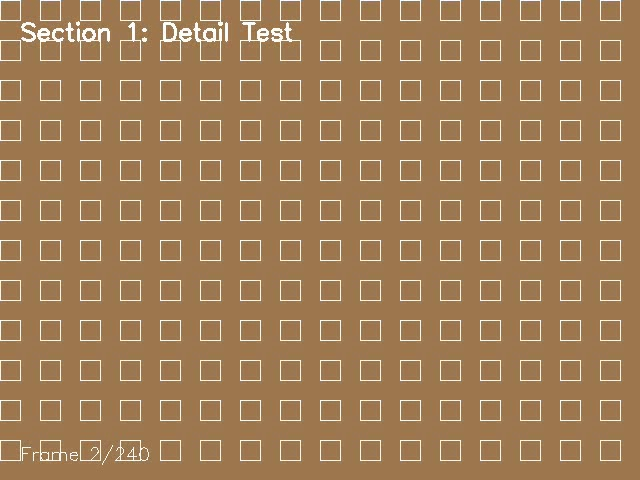
#> input picture test_export_20251003_134350/news_keyframe_000001_scene_change_0_80.jpg, 640 x 480 px
$ python -i ivp_algorithms.py   (imports and definitions only)   (older library calls are emulated)
#> lines starting #> are read from the running program, lines starting #| are printed output that depends on the picture
"""
IVP Algorithms Module

Implementation of core Image and Video Processing techniques:
- Frame Difference using MAD (Mean Absolute Difference)
- Histogram Comparison using Chi-Square distance
- Blur Detection using Variance of Laplacian
"""

import cv2
import numpy as np
import logging
import traceback
from typing import Tuple, Optional

# Configure logging
logger = logging.getLogger(__name__)


class IVPAlgorithmError(Exception):
    """Base exception for IVP algorithm errors."""
    def __init__(self, message: str, algorithm: str = None, details: str = None):
        self.message = message
        self.algorithm = algorithm
        self.details = details
        super().__init__(self.message)


class FrameDifferenceError(IVPAlgorithmError):
    """Exception for frame difference calculation errors."""
    def __init__(self, message: str, details: str = None):
        super().__init__(message, "FrameDifference", details)


class HistogramError(IVPAlgorithmError):
    """Exception for histogram comparison errors."""
    def __init__(self, message: str, details: str = None):
        super().__init__(message, "Histogram", details)


class BlurDetectionError(IVPAlgorithmError):
    """Exception for blur detection errors."""
    def __init__(self, message: str, details: str = None):
        super().__init__(message, "BlurDetection", details)


class FrameDifferenceCalculator:
    """
    Calculates Mean Absolute Difference (MAD) between consecutive frames
    for redundancy removal in video processing.
    """

    def __init__(self, threshold: float = 0.1):
        """
        Initialize the FrameDifferenceCalculator.

        Args:
            threshold: Minimum MAD score to consider frames as different (0.0-1.0)
        """
        self.threshold = threshold

    # [90 lines left out: functions calculate_mad, is_significant_change, not called in this run]

    def process_frame_sequence(self, frames: list) -> list:
        """
        Process a sequence of frames and return MAD scores for consecutive pairs.

        Args:
            frames: List of frame arrays

        Returns:
            List of MAD scores (length = len(frames) - 1)

        Raises:
            FrameDifferenceError: If frame sequence processing fails
        """
        try:
            if not frames:
                raise FrameDifferenceError("Frame list cannot be empty")

            if len(frames) < 2:
                logger.warning("Less than 2 frames provided, returning empty score list")
                return []

            mad_scores = []
            failed_calculations = 0
            max_failures = len(frames) // 4  # Allow up to 25% failures

            for i in range(len(frames) - 1):
                try:
                    score = self.calculate_mad(frames[i], frames[i + 1])
                    mad_scores.append(score)
                except Exception as e:
                    failed_calculations += 1
                    logger.warning(f"Failed to calculate MAD for frames {i}-{i+1}: {str(e)}")

                    # Use default score for failed calculations
                    mad_scores.append(0.0)

                    if failed_calculations > max_failures:
                        raise FrameDifferenceError(f"Too many failed MAD calculations: {failed_calculations}/{len(frames)-1}")

            if failed_calculations > 0:
                logger.warning(f"Frame difference processing completed with {failed_calculations} failures")

            return mad_scores

        except FrameDifferenceError:
            raise
        except Exception as e:
            logger.error(f"Unexpected error in frame sequence processing: {str(e)}")
            raise FrameDifferenceError(f"Frame sequence processing failed: {str(e)}", str(e))


class HistogramComparator:
    """
    Computes histograms and Chi-Square distance between frames
    for shot boundary detection in video processing.
    """

    # [203 lines left out: functions __init__, calculate_histogram, calculate_chi_square_distance, compare_frames, is_shot_boundary, process_frame_sequence, not called in this run]


class BlurDetector:
    """
    Calculates blur scores using Variance of Laplacian method
    for quality filtering to identify sharp vs blurry frames.
    """

    # [189 lines left out: functions __init__, calculate_blur_score, is_sharp, is_blurry, filter_sharp_frames, process_frame_sequence and 1 more, not called in this run]

>>> import cv2
>>> picture = cv2.imread('../test_export_20251003_134350/news_keyframe_000001_scene_change_0_80.jpg', cv2.IMREAD_GRAYSCALE)
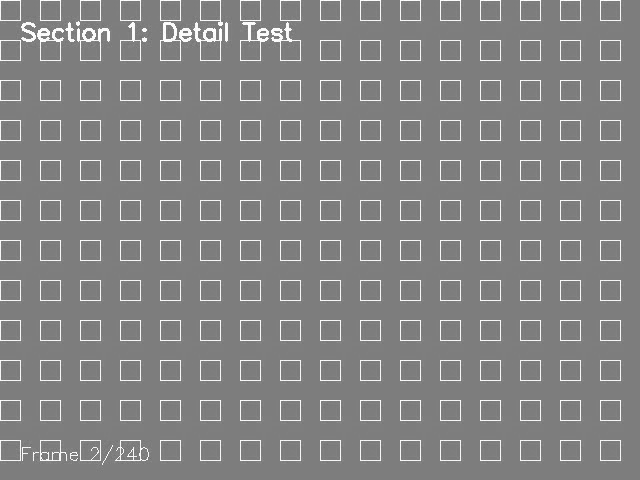
#> picture: shape (480, 640); min 112, max 255, mean 132
>>> result = FrameDifferenceCalculator().process_frame_sequence(picture)
#> (the run stopped early here; a loop or call above may not have finished)

$ run again, on test_export_20251003_134350/news_keyframe_000165_scene_change_1_00.jpg
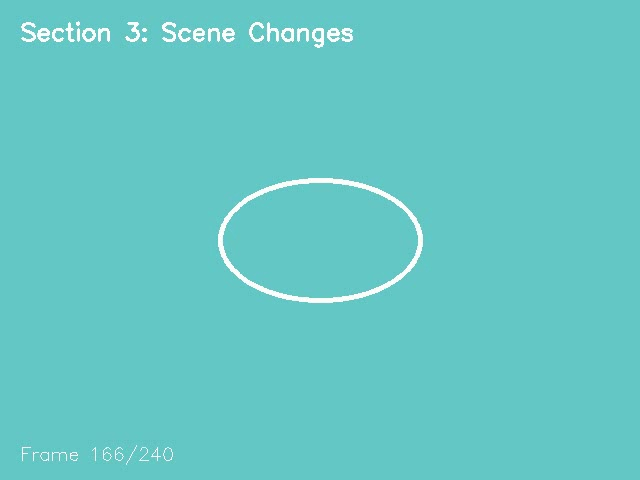
#> input picture test_export_20251003_134350/news_keyframe_000165_scene_change_1_00.jpg, 640 x 480 px
#> `picture = cv2.imread('../test_export_20251003_134350/news_keyframe_000..`:
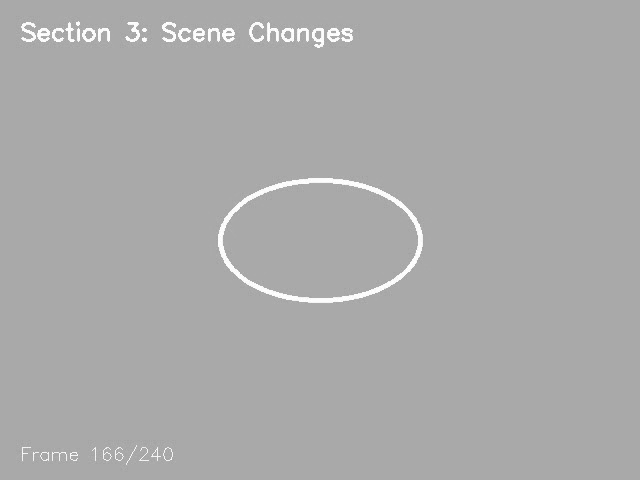
#> picture: shape (480, 640); min 157, max 255, mean 170.3

$ run again, on test_export_20251003_134350/news_keyframe_000060_headline_change_0_69.jpg
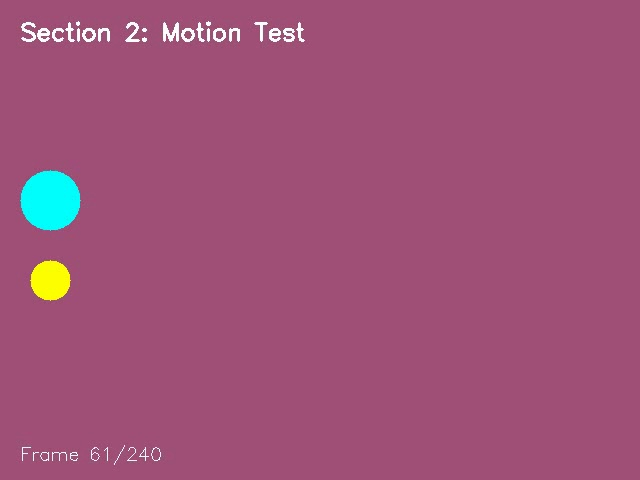
#> input picture test_export_20251003_134350/news_keyframe_000060_headline_change_0_69.jpg, 640 x 480 px
#> `picture = cv2.imread('../test_export_20251003_134350/news_keyframe_000..`:
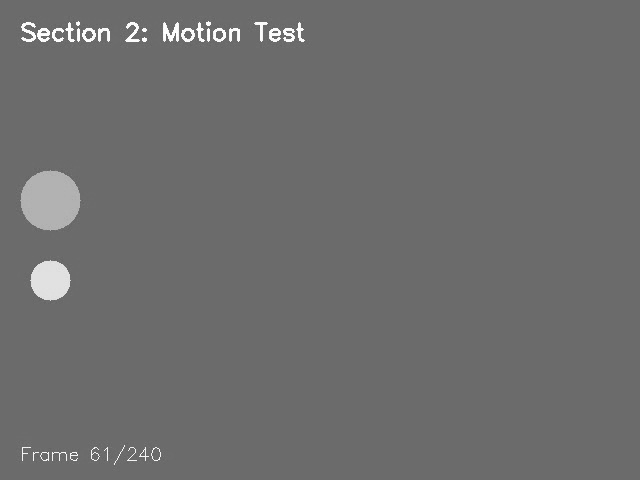
#> picture: shape (480, 640); min 93, max 255, mean 109.1
